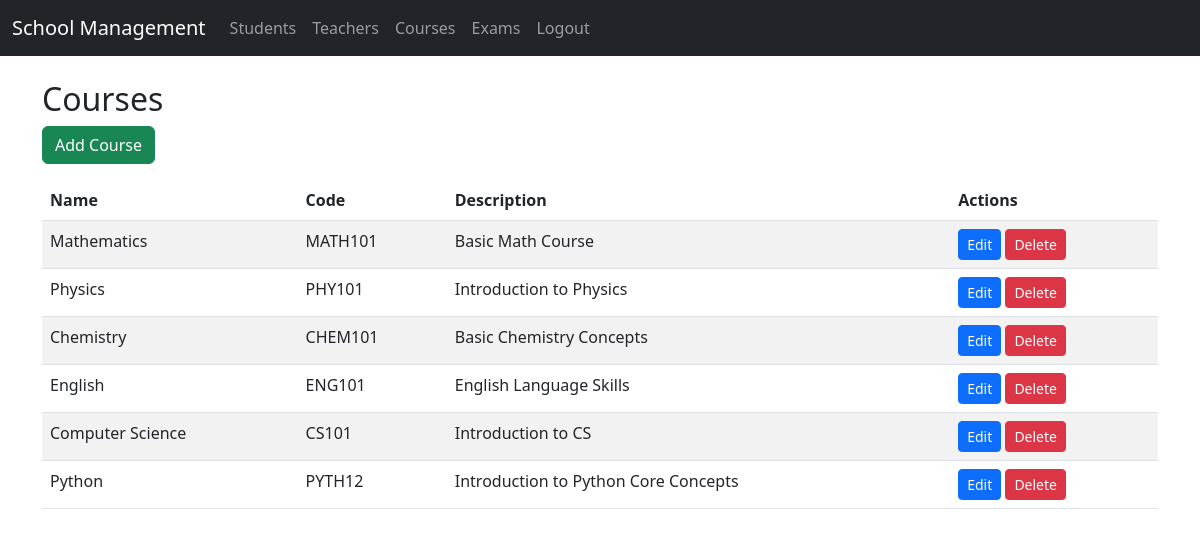
Screenshot of /courses/ (signed in) with the database file from the repository.
### core/models.py (models this page shows, shortened)
class Course(models.Model):
    name = models.CharField(max_length=100)
    code = models.CharField(max_length=10, unique=True)
    description = models.TextField(blank=True)

### core/views.py (the view)
# urls.py: path('courses/', views.course_list, name='courses'),
@login_required
def course_list(request):
    if not role_check(request.user, ['admin']):
        messages.error(request, 'Access denied.')
        return redirect('dashboard')
    courses = Course.objects.all()
    return render(request, 'core/courses.html', {'courses': courses})

### core/views.py (called while the page is built)
def role_check(user, allowed_roles):
    return user.role in allowed_roles

### core/templates/core/courses.html (shortened to what this page needs)
{% extends 'core/base.html' %}
{% block content %}
<h2>Courses</h2>
<a href="{% url 'course_add' %}" class="btn btn-success mb-3">Add Course</a>
<table class="table table-striped table-responsive">
    <thead>
        <tr>
            <th>Name</th>
            <th>Code</th>
            <th>Description</th>
            <th>Actions</th>
        </tr>
    </thead>
    <tbody>
        {% for course in courses %}
        <tr>
            <td>{{ course.name }}</td>
            <td>{{ course.code }}</td>
            <td>{{ course.description }}</td>
            <td>
                <a href="{% url 'course_edit' course.id %}" class="btn btn-primary btn-sm">Edit</a>
                <a href="{% url 'course_delete' course.id %}" class="btn btn-danger btn-sm">Delete</a>
            </td>
        </tr>
        {% endfor %}
    </tbody>
</table>
{% endblock %}

### core/templates/core/base.html (shortened to what this page needs)
<!DOCTYPE html>
<html lang="en">
<head>
<link href="https://cdn.jsdelivr.net/npm/bootstrap@5.3.0/dist/css/bootstrap.min.css" rel="stylesheet">
</head>
<body>
<nav class="navbar navbar-expand-lg navbar-dark bg-dark">
  <div class="container-fluid">
    <a class="navbar-brand" href="{% url 'dashboard' %}">School Management</a>
    <div class="collapse navbar-collapse">
      <ul class="navbar-nav me-auto mb-2 mb-lg-0">
        {% if user.is_authenticated %}
        {% if user.role == 'admin' %}
        <li class="nav-item"><a class="nav-link" href="{% url 'students' %}">Students</a></li>
        <li class="nav-item"><a class="nav-link" href="{% url 'teachers' %}">Teachers</a></li>
        <li class="nav-item"><a class="nav-link" href="{% url 'courses' %}">Courses</a></li>
        <li class="nav-item"><a class="nav-link" href="{% url 'exams' %}">Exams</a></li>
        {% elif user.role == 'teacher' %}
        <li class="nav-item"><a class="nav-link" href="{% url 'attendance' %}">Attendance</a></li>
        <li class="nav-item"><a class="nav-link" href="{% url 'marks' %}">Marks</a></li>
        {% elif user.role == 'parent' %}
        <li class="nav-item"><a class="nav-link" href="{% url 'dashboard' %}">Performance</a></li>
        {% endif %}
        <li class="nav-item"><a class="nav-link" href="{% url 'logout' %}">Logout</a></li>
        {% else %}
        <li class="nav-item"><a class="nav-link" href="{% url 'login' %}">Login</a></li>
        {% endif %}
      </ul>
    </div>
  </div>
</nav>
<div class="container mt-4">
{% block content %}{% endblock %}
</div>
</body>
</html>

### rows the page displays
Course: name "Mathematics", code "MATH101", description "Basic Math Course"
Course: name "Physics", code "PHY101", description "Introduction to Physics"
Course: name "Chemistry", code "CHEM101", description "Basic Chemistry Concepts"
Course: name "English", code "ENG101", description "English Language Skills"
Course: name "Computer Science", code "CS101", description "Introduction to CS"
Course: name "Python", code "PYTH12", description "Introduction to Python Core Concepts"
